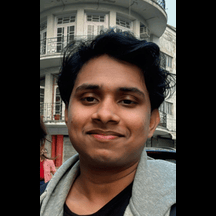
#> input picture Images/Soham.png, 216 x 216 px, given in place of the camera
$ python face_detector.py
#> lines starting #> are read from the running program, lines starting #| are printed output that depends on the picture; after the words box and inside, x2 and y2 are one past the last pixel; in counts of white or black regions, pixels touching at a corner belong together
import cv2
import pickle
import numpy as np
import os

video = cv2.VideoCapture(0)     # cv2.VideoCapture() is a function that returns a video capture object
                                # cv2.VideoCapture() takes one argument, the camera index
                                # 0 is the default camera index, it is the index of the default camera
                                # 0 is the index of the default camera on most of the systems

face_detect = cv2.CascadeClassifier('haarcascade_frontalface_default.xml')
                                # cv2.CascadeClassifier() is a function that returns a cascade classifier object
                                # cv2.CascadeClassifier() takes one argument, the path of the cascade classifier
                                # 'haarcascade_frontalface_default.xml' is a pre-trained cascade classifier for detecting faces

faces_data = []

i = 0

name = input("Enter your name: ")
#> the answer given: Images/Soham.png

while True:

    ret , frame = video.read()  # ret is a boolean value that returns true if the frame is available
#> frame is the input picture: shape (216, 216, 3); mean B, G, R 51.4, 57.8, 67.5
                                # and frame is the image array
                                # video.read() returns two values, ret and frame

    gray = cv2.cvtColor(frame, cv2.COLOR_BGR2GRAY)
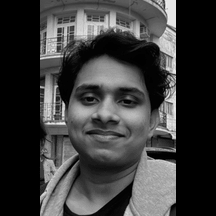
#> gray: shape (216, 216); min 0, max 238, mean 59.9
                                # cv2.cvtColor() is a function that converts the color of the image
                                # cv2.cvtColor() takes two arguments, the image array and the color conversion code
                                # cv2.COLOR_BGR2GRAY is a color conversion code to convert the image to grayscale

    faces = face_detect.detectMultiScale(gray, 1.3, 5)
#> faces = [[57, 57, 103, 103]]
                                # face_detect.detectMultiScale() is a function that detects objects in the image
                                # face_detect.detectMultiScale() takes three arguments, the image array, the scale factor and the minimum neighbors
                                # gray is the image array
                                # 1.3 is the scale factor, it compensates for the faces that are closer to the camera
                                # 5 is the minimum neighbors, it specifies how many neighbors each candidate rectangle should have
                                # face_detect.detectMultiScale() returns the coordinates of the detected faces
                                # the coordinates are stored in the faces variable
                                # faces is a list of lists, each list contains the coordinates of a face
                                # each list contains four values, the x-coordinate, the y-coordinate, the width and the height
                                # faces = [[x1, y1, w1, h1], [x2, y2, w2, h2], [x3, y3, w3, h3], ...]
                                # x1, y1, w1, h1 are the coordinates of the first face

    for (x,y,w,h) in faces:
                                # A for loop that iterates over the faces
                                # faces is a list of lists, each list contains the coordinates of a face
                                # each list contains four values, the x-coordinate, the y-coordinate, the width and the height
                                # for (x,y,w,h) in faces: iterates over the faces
                                # x,y,w,h are the coordinates of the face


                crop_img = frame[y:y+h, x:x+w, :]
                                # frame[y:y+h, x:x+w, :] is used to crop the face from the frame
                                # frame is the image array
                                # y:y+h is the y-coordinate and the height of the face
                                # x:x+w is the x-coordinate and the width of the face
                                # [:] is used to crop all the channels of the image
                                # crop_img is the cropped face (numpy array that contains the face)

                resized_img = cv2.resize(crop_img,(50,50))

                if len(faces_data)<=100 and i%10==0:
                                # if the length of faces_data is less than or equal to 100 and i is divisible by 10
                                # then append the resized_img to faces_data

                        faces_data.append(resized_img)
                                # faces_data is a list that contains the resized images of the faces

                i = i+1
                                # increment the value of i by 1
                                # i is used to keep track of the number of frames processed

                cv2.putText(frame, str(len(faces_data)), (50,50), cv2.FONT_HERSHEY_SIMPLEX, 1, (50,50,255), 2)
                                # cv2.putText() is used to write text on the frame\
                                # cv2.putText() takes eight arguments, the image array, the text, the position, the font, the font scale, the color, the thickness and the line type
                                # frame is the image array
                                # str(len(faces_data)) is the text to be written on the frame
                                # (50,50) is the position of the text
                                # cv2.FONT_HERSHEY_SIMPLEX is the font of the text
                                # 1 is the font scale
                                # (50,50,255) is the color of the text, it is in BGR format
                                # 2 is the thickness of the text

                cv2.rectangle(frame, (x,y),(x+w,y+h), (0,255,0), 2)
#> this loop made 1 pass
#> (x, y, w, h, i) on pass 1: (57, 57, 103, 103, 1)
#> pass 1, `crop_img = frame[y:y+h, x:x+w, :]`:
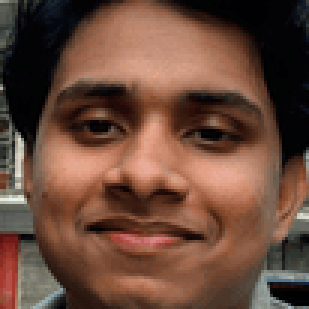
#> crop_img: shape (103, 103, 3) (shown 3 times larger); mean B, G, R 58.7, 73.5, 106.1
#> pass 1, `resized_img = cv2.resize(crop_img,(50,50))`:
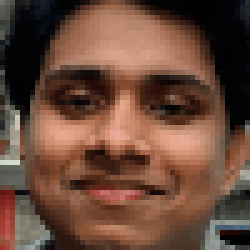
#> resized_img: shape (50, 50, 3) (shown 5 times larger); mean B, G, R 58.6, 73.5, 106.1
#> after the loop:
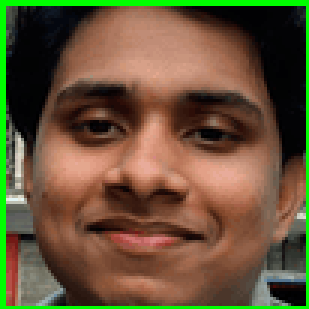
#> crop_img: shape (103, 103, 3) (shown 3 times larger); 5.74% of pixels changed, all inside (x1, y1, x2, y2) = (0, 0, 103, 103)
#> after the loop:
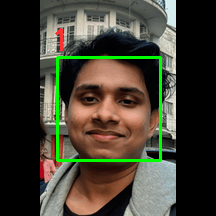
#> frame: shape (216, 216, 3); 2.82% of pixels changed, all inside (x1, y1, x2, y2) = (55, 28, 162, 162)
#> after the loop, faces_data = 1 item; i = 1
                                # cv2.rectangle() is used to draw a bounding box around the detected face
                                # cv2.rectangle() takes five arguments, the image array, the top-left corner, the bottom-right corner, the color and the thickness
                                # frame is the image array
                                # (x,y) is the top-left corner of the rectangle
                                # (x+w,y+h) is the bottom-right corner of the rectangle
                                # (0,255,0) is the color of the rectangle, it is in BGR format
                                # 1 is the thickness of the rectangle


    cv2.imshow("Frame",frame)   # Display the frame
                                # cv2.imshow() takes two arguments, the first one is the name of the window
                                # and the second one is the image array
                                # cv2.imshow() displays the image in a window
                                # cv2.imshow() is a blocking function, it will block the execution of the program
                                # until the window is closed

    k = cv2.waitKey(1)          # cv2.waitkey() is a function that waits for a key press
#> (key q is pressed here)
                                # cv2.waitkey() takes one argument, the time in milliseconds
                                # cv2.waitkey() returns the key value
                                # cv2.waitkey() is used to control the frame rate of the video
                                # cv2.waitkey(1) waits for 1 millisecond
                                # cv2.waitkey(0) waits indefinitely
                                # cv2.waitkey(1000) waits for 1 second
                                # cv2.waitkey(1000) is used to control the frame rate of the video

    if k == ord("q") or len(faces_data) == 100:
                                # ord() is a function that returns the ASCII value of a character
                                # ord() takes one argument, the character
            break               # ord("q") returns the ASCII value of the character "q"
                                # ord("q") returns 113
                                # ord("q") is used to check if the key pressed is "q"
                                # if the key pressed is "q" or the length of faces_data is equal to 100
                                # then break the loop

video.release()                 # video.release() is a function that releases the video capture object
                                # video.release() is used to close the camera

cv2.destroyAllWindows()         # cv2.destroyAllWindows() is a function that closes all the windows


faces_data = np.asarray(faces_data)
                                # np.asarray() is a function that converts the input to an array
                                # np.asarray() takes one argument, the input
                                # faces_data is a list that contains the resized images of the faces
                                # np.asarray(faces_data) converts the list to a numpy array
                                # faces_data is now a numpy array that contains the resized images of the faces

faces_data = faces_data.reshape(100,-1)
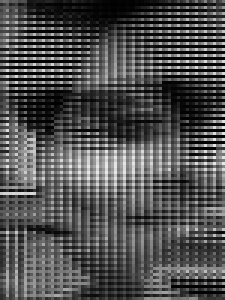
#> faces_data: shape (100, 75) (shown 3 times larger); min 0, max 232, mean 79.4
                                # faces_data.reshape() takes two arguments, the number of rows and the number of columns
                                # 100 is the number of rows
                                # -1 is the number of columns
                                # -1 is used to automatically calculate the number of columns
                                # faces_data is reshaped to a 2D array with 100 rows and -1 columns
                                # faces_data is now a 2D array that contains the resized images of the faces
                                # each row contains the resized image of a face

if 'names.pkl' not in os.listdir('data'):
    names = [name] * 100
    with open ('data/names.pkl','wb') as f:
        pickle.dump(names, f)
else:
    with open ('data/names.pkl','rb') as f:
#> (reads data/names.pkl from the repository)
        names = pickle.load(f)
    names = names + [name] * 100
    with open ('data/names.pkl','wb') as f:
        pickle.dump(names, f)
                                # if 'names.pkl' is not in the list of files in the data directory
                                # then create a list of 100 elements with the name as the element
                                # and save the list to 'names.pkl'
                                # else load the list from 'names.pkl'
                                # append the name to the list 100 times
                                # and save the list to 'names.pkl'


if 'faces_data.pkl' not in os.listdir('data'):
    with open ('data/faces_data.pkl','wb') as f:
        pickle.dump(faces_data, f)
else:
    with open ('data/faces_data.pkl','rb') as f:
#> (reads data/faces_data.pkl from the repository)
        faces = pickle.load(f)
#> (the run stopped early here; a loop or call above may not have finished)
